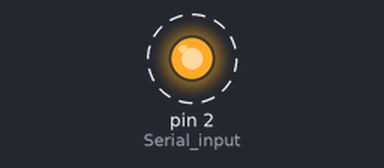
A sketch run on a simulated Arduino Uno, built with avr-gcc and run on an emulated ATmega328P. Parts: output pins drawn as LEDs (lit = HIGH). Dashed ring = blinking. Pins used as bus, display or sensor lines are not drawn.

Above: at 0.2 s.
Timing chart, 0 to 3.0 s (numbered marks = the images above):
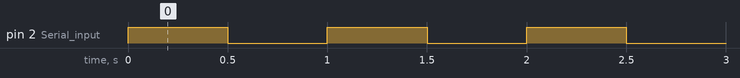

Measured:
- by itself, pin 2 (Serial_input): alternates HIGH for 0.50 s and LOW for 0.50 s

The sketch:

matrixLED192.ino
```cpp
void setup(){
    pinMode(2,OUTPUT);//Serial input
    pinMode(3,OUTPUT);//Latch CLK
    pinMode(4,OUTPUT);//Serial CLK
}
using namespace std;
void loop(){
    unsigned char str[2];
    str[0] = 0xFF;
    str[1] = 0X00;
    for(int i=0;i<8;i++){
        digitalWrite(4,LOW);
        digitalWrite(2,str[0]&0b10000000>>i);
        digitalWrite(4,HIGH);
    }
    delay(500);
    for(int i=0;i<8;i++){
        digitalWrite(4,LOW);
        digitalWrite(2,str[1]&0b10000000>>i);
        digitalWrite(4,HIGH);
    }
    delay(500);
}
```
